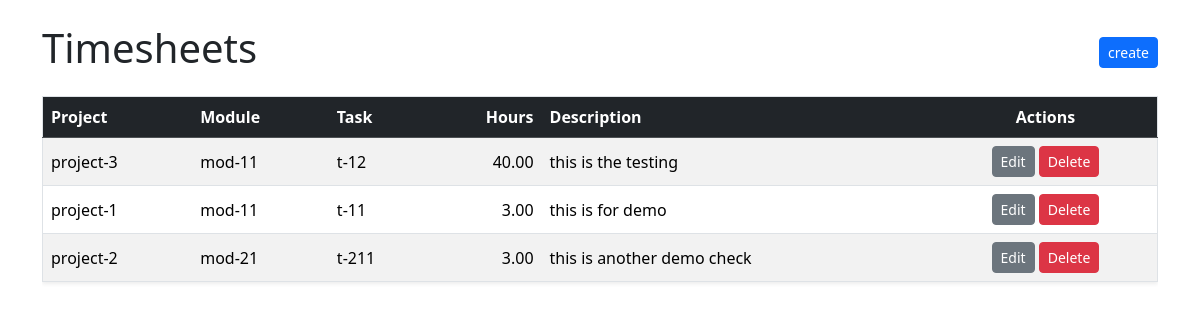
The page /timesheets/home/ (signed in) on the database its author committed.
### timesheets/models.py (models this page shows, shortened)
class Sheet(models.Model):
    user = models.ForeignKey(User, on_delete=models.CASCADE)
    project = models.ForeignKey(Project, on_delete=models.CASCADE)
    module = models.ForeignKey(Module, on_delete=models.CASCADE)
    task = models.ForeignKey(Task, on_delete=models.CASCADE)
    date = models.DateField()
    time = models.DecimalField(max_digits=4, decimal_places=2)
    descreption = models.TextField(blank=True)

class Project(models.Model):
    name = models.CharField(max_length=100)
    def __str__(self):
        return self.name

class Module(models.Model):
    project = models.ForeignKey(Project, on_delete=models.CASCADE)
    name = models.CharField(max_length=100)
    def __str__(self):
        return self.name

class Task(models.Model):
    Module = models.ForeignKey(Module, on_delete=models.CASCADE)
    name = models.CharField(max_length=100)
    def __str__(self):
        return self.name

### timesheets/views.py (the view)
# urls.py: 2. Add a URL to urlpatterns:  path('', views.home, name='home')
def home(request):
    data = models.Sheet.objects.filter(user = request.user).order_by('-date')
    return render(request, 'home.html', {'data' : data})

### timesheets/templates/home.html (shortened to what this page needs)
{% load static %}
<!doctype html>
<html lang="en">
<head>
  <link href="https://cdn.jsdelivr.net/npm/bootstrap@5.3.2/dist/css/bootstrap.min.css" rel="stylesheet">
</head>
<body>
  <div class="container py-4">
    <div class="d-flex justify-content-between align-items-center mb-3">
      <h1>Timesheets</h1>
      <a href="{% url 'create' %}" class="btn btn-primary btn-sm">create  </a>
    </div>
    <div class="table-responsive">
      <table class="table table-striped table-hover align-middle border shadow-sm">
        <thead class="table-dark">
          <tr>
            <th>Project</th>
            <th>Module</th>
            <th>Task</th>
            <th class="text-end">Hours</th>
            <th>Description</th>
            <th class="text-center">Actions</th>
          </tr>
        </thead>
        <tbody>
          {% if data %}
            {% for t in data %}
              <tr>
                <td>{{ t.project }}</td>
                <td>{{ t.module }}</td>
                <td>{{ t.task }}</td>
                <td class="text-end">{{ t.time }}</td>
                <td>{{ t.descreption }}</td>
                <td class="text-center">
                  <a href="{% url 'edit' t.id %}" class="btn btn-sm btn-secondary">Edit</a>
                  <form method="post" action="{% url 'delete' t.id %}" class="d-inline">
                    <button type="submit" class="btn btn-sm btn-danger">Delete</button>
                  </form>
                </td>
              </tr>
            {% endfor %}
          {% else %}
            <tr>
              <td colspan="6" class="text-center text-muted py-4">No timesheets available.</td>
            </tr>
          {% endif %}
        </tbody>
      </table>
    </div>
  </div>
</body>
</html>

### rows shown on the page
Sheet: project "project-3", module "mod-11", task "t-12", time "40.00", descreption "this is the testing"
Sheet: project "project-1", module "mod-11", task "t-11", time "3.00", descreption "this is for demo"
Sheet: project "project-2", module "mod-21", task "t-211", time "3.00", descreption "this is another demo check"
